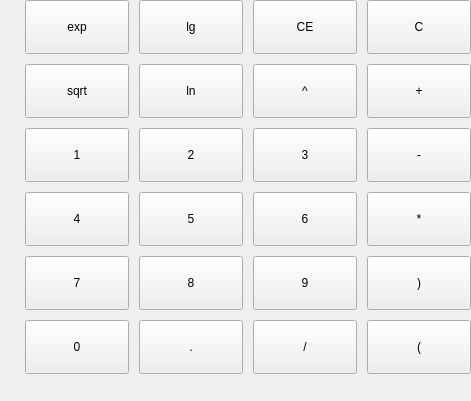
     <widget class="QWidget" name="widget_2" native="true">
      <property name="geometry">
       <rect>
        <x>1050</x>
        <y>225</y>
        <width>471</width>
        <height>401</height>
       </rect>
      </property>
      <layout class="QGridLayout" name="gridLayout_2">
       <property name="leftMargin">
        <number>0</number>
       </property>
       <property name="topMargin">
        <number>0</number>
       </property>
       <property name="rightMargin">
        <number>0</number>
       </property>
       <property name="bottomMargin">
        <number>0</number>
       </property>
       <property name="spacing">
        <number>10</number>
       </property>
       <item row="0" column="1">
        <widget class="QPushButton" name="math_fun_exp_btn">
         <property name="minimumSize">
          <size>
           <width>104</width>
           <height>54</height>
          </size>
         </property>
         <property name="maximumSize">
          <size>
           <width>104</width>
           <height>54</height>
          </size>
         </property>
         <property name="text">
          <string notr="true">exp</string>
         </property>
         <property name="buttons" stdset="0">
          <string notr="true">flat_button_no_border</string>
         </property>
        </widget>
       </item>
       <item row="0" column="2">
        <widget class="QPushButton" name="math_fun_log_btn">
         <property name="minimumSize">
          <size>
           <width>104</width>
           <height>54</height>
          </size>
         </property>
         <property name="maximumSize">
          <size>
           <width>104</width>
           <height>54</height>
          </size>
         </property>
         <property name="text">
          <string notr="true">lg</string>
         </property>
         <property name="buttons" stdset="0">
          <string notr="true">flat_button_no_border</string>
         </property>
        </widget>
       </item>
       <item row="0" column="3">
        <widget class="QPushButton" name="ce_btn">
         <property name="minimumSize">
          <size>
           <width>104</width>
           <height>54</height>
          </size>
         </property>
         <property name="maximumSize">
          <size>
           <width>104</width>
           <height>54</height>
          </size>
         </property>
         <property name="text">
          <string notr="true">CE</string>
         </property>
         <property name="buttons" stdset="0">
          <string notr="true">flat_button_no_border</string>
         </property>
        </widget>
       </item>
       <item row="0" column="4">
        <widget class="QPushButton" name="c_btn">
         <property name="minimumSize">
          <size>
           <width>104</width>
           <height>54</height>
          </size>
         </property>
         <property name="maximumSize">
          <size>
           <width>104</width>
           <height>54</height>
          </size>
         </property>
         <property name="text">
          <string notr="true">C</string>
         </property>
         <property name="buttons" stdset="0">
          <string notr="true">flat_button_no_border</string>
         </property>
        </widget>
       </item>
       <item row="6" column="2">
        <spacer name="verticalSpacer_2">
         <property name="orientation">
          <enum>Qt::Vertical</enum>
         </property>
         <property name="sizeHint" stdset="0">
          <size>
           <width>20</width>
           <height>40</height>
          </size>
         </property>
        </spacer>
       </item>
       <item row="5" column="2">
        <widget class="QPushButton" name="symbols_spot_btn">
         <property name="minimumSize">
          <size>
           <width>104</width>
           <height>54</height>
          </size>
         </property>
         <property name="maximumSize">
          <size>
           <width>104</width>
           <height>54</height>
          </size>
         </property>
         <property name="text">
          <string notr="true">.</string>
         </property>
         <property name="buttons" stdset="0">
          <string notr="true">flat_button_no_border</string>
         </property>
        </widget>
       </item>
       <item row="5" column="4">
        <widget class="QPushButton" name="left_btn">
         <property name="minimumSize">
          <size>
           <width>104</width>
           <height>54</height>
          </size>
         </property>
         <property name="maximumSize">
          <size>
           <width>104</width>
           <height>54</height>
          </size>
         </property>
         <property name="text">
          <string notr="true">(</string>
         </property>
         <property name="buttons" stdset="0">
          <string notr="true">flat_button_no_border</string>
         </property>
        </widget>
       </item>
       <item row="4" column="4">
        <widget class="QPushButton" name="right_btn">
         <property name="minimumSize">
          <size>
           <width>104</width>
           <height>54</height>
          </size>
         </property>
         <property name="maximumSize">
          <size>
           <width>104</width>
           <height>54</height>
          </size>
         </property>
         <property name="text">
          <string notr="true">)</string>
         </property>
         <property name="buttons" stdset="0">
          <string notr="true">flat_button_no_border</string>
         </property>
        </widget>
       </item>
       <item row="5" column="3">
        <widget class="QPushButton" name="symbols_except_btn">
         <property name="minimumSize">
          <size>
           <width>104</width>
           <height>54</height>
          </size>
         </property>
         <property name="maximumSize">
          <size>
           <width>104</width>
           <height>54</height>
          </size>
         </property>
         <property name="text">
          <string notr="true">/</string>
         </property>
         <property name="buttons" stdset="0">
          <string notr="true">flat_button_no_border</string>
         </property>
        </widget>
       </item>
       <item row="5" column="1">
        <widget class="QPushButton" name="num_zero_btn">
         <property name="minimumSize">
          <size>
           <width>104</width>
           <height>54</height>
          </size>
         </property>
         <property name="maximumSize">
          <size>
           <width>104</width>
           <height>54</height>
          </size>
         </property>
         <property name="text">
          <string notr="true">0</string>
         </property>
         <property name="buttons" stdset="0">
          <string notr="true">flat_button_no_border</string>
         </property>
        </widget>
       </item>
       <item row="1" column="1">
        <widget class="QPushButton" name="math_fun_sqrt_btn">
         <property name="minimumSize">
          <size>
           <width>104</width>
           <height>54</height>
          </size>
         </property>
         <property name="maximumSize">
          <size>
           <width>104</width>
           <height>54</height>
          </size>
         </property>
         <property name="text">
          <string notr="true">sqrt</string>
         </property>
         <property name="buttons" stdset="0">
          <string notr="true">flat_button_no_border</string>
         </property>
        </widget>
       </item>
       <item row="1" column="2">
        <widget class="QPushButton" name="math_fun_ln_btn">
         <property name="minimumSize">
          <size>
           <width>104</width>
           <height>54</height>
          </size>
         </property>
         <property name="maximumSize">
          <size>
           <width>104</width>
           <height>54</height>
          </size>
         </property>
         <property name="text">
          <string notr="true">ln</string>
         </property>
         <property name="buttons" stdset="0">
          <string notr="true">flat_button_no_border</string>
         </property>
        </widget>
       </item>
       <item row="2" column="3">
        <widget class="QPushButton" name="num_three_btn">
         <property name="minimumSize">
          <size>
           <width>104</width>
           <height>54</height>
          </size>
         </property>
         <property name="maximumSize">
          <size>
           <width>104</width>
           <height>54</height>
          </size>
         </property>
         <property name="text">
          <string notr="true">3</string>
         </property>
         <property name="buttons" stdset="0">
          <string notr="true">flat_button_no_border</string>
         </property>
        </widget>
       </item>
       <item row="2" column="4">
        <widget class="QPushButton" name="symbols_minus_btn">
         <property name="minimumSize">
          <size>
           <width>104</width>
           <height>54</height>
          </size>
         </property>
         <property name="maximumSize">
          <size>
           <width>104</width>
           <height>54</height>
          </size>
         </property>
         <property name="text">
          <string notr="true">-</string>
         </property>
         <property name="buttons" stdset="0">
          <string notr="true">flat_button_no_border</string>
         </property>
        </widget>
       </item>
       <item row="3" column="1">
        <widget class="QPushButton" name="num_four_btn">
         <property name="minimumSize">
          <size>
           <width>104</width>
           <height>54</height>
          </size>
         </property>
         <property name="maximumSize">
          <size>
           <width>104</width>
           <height>54</height>
          </size>
         </property>
         <property name="text">
          <string notr="true">4</string>
         </property>
         <property name="buttons" stdset="0">
          <string notr="true">flat_button_no_border</string>
         </property>
        </widget>
       </item>
       <item row="3" column="2">
        <widget class="QPushButton" name="num_five_btn">
         <property name="minimumSize">
          <size>
           <width>104</width>
           <height>54</height>
          </size>
         </property>
         <property name="maximumSize">
          <size>
           <width>104</width>
           <height>54</height>
          </size>
         </property>
         <property name="text">
          <string notr="true">5</string>
         </property>
         <property name="buttons" stdset="0">
          <string notr="true">flat_button_no_border</string>
         </property>
        </widget>
       </item>
       <item row="1" column="4">
        <widget class="QPushButton" name="symbols_add_btn">
         <property name="minimumSize">
          <size>
           <width>104</width>
           <height>54</height>
          </size>
         </property>
         <property name="maximumSize">
          <size>
           <width>104</width>
           <height>54</height>
          </size>
         </property>
         <property name="text">
          <string notr="true">+</string>
         </property>
         <property name="buttons" stdset="0">
          <string notr="true">flat_button_no_border</string>
         </property>
        </widget>
       </item>
       <item row="4" column="2">
        <widget class="QPushButton" name="num_eight_btn">
         <property name="minimumSize">
          <size>
           <width>104</width>
           <height>54</height>
          </size>
         </property>
         <property name="maximumSize">
          <size>
           <width>104</width>
           <height>54</height>
          </size>
         </property>
         <property name="text">
          <string notr="true">8</string>
         </property>
         <property name="buttons" stdset="0">
          <string notr="true">flat_button_no_border</string>
         </property>
        </widget>
       </item>
       <item row="3" column="4">
        <widget class="QPushButton" name="symbols_multiply_btn">
         <property name="minimumSize">
          <size>
           <width>104</width>
           <height>54</height>
          </size>
         </property>
         <property name="maximumSize">
          <size>
           <width>104</width>
           <height>54</height>
          </size>
         </property>
         <property name="text">
          <string notr="true">*</string>
         </property>
         <property name="buttons" stdset="0">
          <string notr="true">flat_button_no_border</string>
         </property>
        </widget>
       </item>
       <item row="4" column="1">
        <widget class="QPushButton" name="num_seven_btn">
         <property name="minimumSize">
          <size>
           <width>104</width>
           <height>54</height>
          </size>
         </property>
         <property name="maximumSize">
          <size>
           <width>104</width>
           <height>54</height>
          </size>
         </property>
         <property name="text">
          <string notr="true">7</string>
         </property>
         <property name="buttons" stdset="0">
          <string notr="true">flat_button_no_border</string>
         </property>
        </widget>
       </item>
       <item row="1" column="3">
        <widget class="QPushButton" name="symbols_exponent_btn">
         <property name="minimumSize">
          <size>
           <width>104</width>
           <height>54</height>
          </size>
         </property>
         <property name="maximumSize">
          <size>
           <width>104</width>
           <height>54</height>
          </size>
         </property>
         <property name="text">
          <string notr="true">^</string>
         </property>
         <property name="buttons" stdset="0">
          <string notr="true">flat_button_no_border</string>
         </property>
        </widget>
       </item>
       <item row="2" column="1">
        <widget class="QPushButton" name="num_one_btn">
         <property name="minimumSize">
          <size>
           <width>104</width>
           <height>54</height>
          </size>
         </property>
         <property name="maximumSize">
          <size>
           <width>104</width>
           <height>54</height>
          </size>
         </property>
         <property name="text">
          <string notr="true">1</string>
         </property>
         <property name="buttons" stdset="0">
          <string notr="true">flat_button_no_border</string>
         </property>
        </widget>
       </item>
       <item row="2" column="2">
        <widget class="QPushButton" name="num_two_btn">
         <property name="minimumSize">
          <size>
           <width>104</width>
           <height>54</height>
          </size>
         </property>
         <property name="maximumSize">
          <size>
           <width>104</width>
           <height>54</height>
          </size>
         </property>
         <property name="text">
          <string notr="true">2</string>
         </property>
         <property name="buttons" stdset="0">
          <string notr="true">flat_button_no_border</string>
         </property>
        </widget>
       </item>
       <item row="3" column="3">
        <widget class="QPushButton" name="num_six_btn">
         <property name="minimumSize">
          <size>
           <width>104</width>
           <height>54</height>
          </size>
         </property>
         <property name="maximumSize">
          <size>
           <width>104</width>
           <height>54</height>
          </size>
         </property>
         <property name="text">
          <string notr="true">6</string>
         </property>
         <property name="buttons" stdset="0">
          <string notr="true">flat_button_no_border</string>
         </property>
        </widget>
       </item>
       <item row="4" column="3">
        <widget class="QPushButton" name="num_nine_btn">
         <property name="minimumSize">
          <size>
           <width>104</width>
           <height>54</height>
          </size>
         </property>
         <property name="maximumSize">
          <size>
           <width>104</width>
           <height>54</height>
          </size>
         </property>
         <property name="text">
          <string notr="true">9</string>
         </property>
         <property name="buttons" stdset="0">
          <string notr="true">flat_button_no_border</string>
         </property>
        </widget>
       </item>
       <item row="1" column="0">
        <spacer name="horizontalSpacer_3">
         <property name="orientation">
          <enum>Qt::Horizontal</enum>
         </property>
         <property name="sizeHint" stdset="0">
          <size>
           <width>40</width>
           <height>20</height>
          </size>
         </property>
        </spacer>
       </item>
      </layout>
     </widget>
